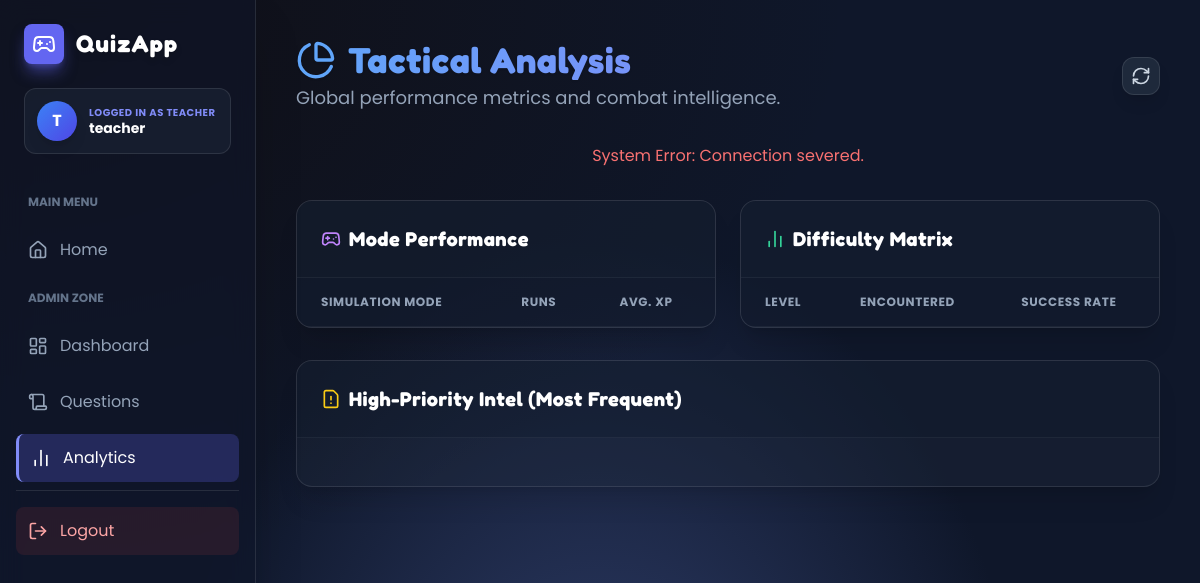
The page /teacher/analytics (signed in) on the database its author committed.
### models.py (models this page shows, shortened)
class User(UserMixin, db.Model):
    id = db.Column(db.Integer, primary_key=True)
    username = db.Column(db.String(120), unique=True, nullable=False)
    password_hash = db.Column(db.String(256), nullable=False)
    role = db.Column(db.Enum(Role), default=Role.STUDENT)

### teacher/routes.py (the view)
@teacher_bp.route("/analytics")
@login_required
@teacher_required
def analytics():
    data = get_analytics_data()
    return render_template("teacher_analytics.html", **data)

### models.py (called while the page is built)
@login_manager.user_loader
def load_user(user_id):
    try:
        return User.query.get(int(user_id))
    except Exception:
        return None

### teacher/routes.py (called while the page is built)
def teacher_required(func):
    @wraps(func)
    def wrapper(*args, **kwargs):
        if not hasattr(current_user, "role") or getattr(current_user.role, "value", None) != "teacher":
            flash("Unauthorized access.", "danger")
            return redirect(url_for("auth.index"))
        return func(*args, **kwargs)
    return wrapper

### templates/teacher_analytics.html (shortened to what this page needs)
{% extends "base.html" %}
{% block content %}
<div class="max-w-6xl mx-auto space-y-8 fade">
    <div class="flex flex-col md:flex-row items-start md:items-center justify-between gap-4">
        <div>
            <h1 class="text-4xl font-bold text-transparent bg-clip-text bg-gradient-to-r from-blue-400 to-indigo-400 font-game drop-shadow-sm flex items-center gap-3">
                <i data-lucide="pie-chart" class="text-blue-400 w-10 h-10"></i>
            </h1>
            <p class="text-slate-400 mt-1 text-lg">Global performance metrics and combat intelligence.</p>
        </div>
        <div class="flex gap-2">
            <button onclick="loadAnalytics()" class="p-2 rounded-xl bg-slate-800 hover:bg-slate-700 border border-white/10 text-slate-300 transition-all hover:rotate-180 duration-500 shadow-lg">
                <i data-lucide="refresh-cw" class="w-5 h-5"></i>
            </button>
        </div>
    </div>
    <div id="summary" class="grid grid-cols-1 md:grid-cols-2 gap-6">
    </div>
    <div class="grid grid-cols-1 lg:grid-cols-2 gap-6">
        <div class="bg-slate-800/40 backdrop-blur-md border border-white/10 rounded-2xl overflow-hidden shadow-xl flex flex-col">
            <div class="p-6 border-b border-white/5 bg-slate-900/30">
                <h3 class="text-xl font-bold text-white font-game flex items-center gap-2">
                    <i data-lucide="gamepad-2" class="text-purple-400 w-5 h-5"></i>
                    Mode Performance
                </h3>
            </div>
            <div class="p-0 overflow-x-auto">
                <table class="w-full text-left" id="perModeTable">
                    <thead class="bg-slate-900/50 text-xs font-bold text-slate-400 uppercase tracking-wider border-b border-white/5">
                        <tr>
                            <th class="px-6 py-4">Simulation Mode</th>
                            <th class="px-6 py-4">Runs</th>
                            <th class="px-6 py-4">Avg. XP</th>
                        </tr>
                    </thead>
                </table>
            </div>
        </div>
        <div class="bg-slate-800/40 backdrop-blur-md border border-white/10 rounded-2xl overflow-hidden shadow-xl flex flex-col">
            <div class="p-6 border-b border-white/5 bg-slate-900/30">
                <h3 class="text-xl font-bold text-white font-game flex items-center gap-2">
                    <i data-lucide="bar-chart-2" class="text-emerald-400 w-5 h-5"></i>
                    Difficulty Matrix
                </h3>
            </div>
            <div class="p-0 overflow-x-auto">
                <table class="w-full text-left" id="diffTable">
                    <thead class="bg-slate-900/50 text-xs font-bold text-slate-400 uppercase tracking-wider border-b border-white/5">
                        <tr>
                            <th class="px-6 py-4">Level</th>
                            <th class="px-6 py-4">Encountered</th>
                            <th class="px-6 py-4">Success Rate</th>
                        </tr>
                    </thead>
                </table>
            </div>
        </div>
    </div>
    <div class="bg-slate-800/40 backdrop-blur-md border border-white/10 rounded-2xl overflow-hidden shadow-xl">
        <div class="p-6 border-b border-white/5 bg-slate-900/30">
            <h3 class="text-xl font-bold text-white font-game flex items-center gap-2">
                <i data-lucide="file-warning" class="text-yellow-400 w-5 h-5"></i>
                High-Priority Intel (Most Frequent)
            </h3>
        </div>
        <div id="topQuestions" class="p-6 space-y-4">
        </div>
    </div>
</div>
{% endblock %}

### templates/base.html (shortened to what this page needs)
<!DOCTYPE html>
<html lang="en">
<head>
    <script src="https://cdn.tailwindcss.com"></script>
    <link rel="stylesheet" href="{{ url_for('static', filename='css/style.css') }}">
</head>
<body class="flex flex-col md:flex-row min-h-screen overflow-hidden">
    {% if current_user.is_authenticated %}
    <aside id="sidebar"
        class="w-full md:w-64 glass-sidebar text-slate-300 flex flex-col shadow-2xl z-20 shrink-0 h-screen overflow-y-auto">
        <div class="p-6 pb-2">
            <div class="flex items-center gap-3 mb-6">
                <div class="bg-indigo-500 p-2 rounded-lg shadow-lg shadow-indigo-500/50">
                    <i data-lucide="gamepad-2" class="text-white w-6 h-6"></i>
                </div>
                <h2 class="text-2xl font-bold text-white font-game tracking-wider drop-shadow-md">QuizApp</h2>
            </div>
            <div class="bg-slate-800/50 p-3 rounded-xl border border-white/10 mb-4 flex items-center gap-3">
                <div
                    class="w-10 h-10 rounded-full bg-gradient-to-br from-blue-500 to-indigo-600 flex items-center justify-center text-white font-bold shadow-lg">
                    {{ current_user.username[0] | upper }}
                </div>
                <div class="overflow-hidden">
                    <p class="text-[10px] font-bold text-indigo-400 uppercase tracking-wider truncate">
                        Logged in as {{ current_user.role.value | capitalize }}
                    </p>
                    <div class="font-bold text-white truncate text-sm leading-tight">{{ current_user.username }}</div>
                </div>
            </div>
        </div>
        <nav class="flex-1 px-4 space-y-2 pb-6">
            <div class="text-xs font-bold text-slate-500 uppercase px-3 py-2 mt-2">Main Menu</div>
            <a class="block p-3 rounded-lg nav-item flex items-center gap-3 {% if request.endpoint == 'auth.index' %}active{% endif %}" href="{{ url_for('auth.index') }}">
                <i data-lucide="home" class="w-5 h-5"></i>
                <span>Home</span>
            </a>
            {% if current_user.role is defined and current_user.role.value == "teacher" %}
            <div class="text-xs font-bold text-slate-500 uppercase px-3 py-2 mt-4">Admin Zone</div>
            <a class="block p-3 rounded-lg nav-item flex items-center gap-3 {% if 'teacher.dashboard' in request.endpoint %}active{% endif %}" href="{{ url_for('teacher.dashboard') }}">
                <i data-lucide="layout-dashboard" class="w-5 h-5"></i>
                <span>Dashboard</span>
            </a>
            <a class="block p-3 rounded-lg nav-item flex items-center gap-3 {% if 'teacher.questions' in request.endpoint %}active{% endif %}" href="{{ url_for('teacher.questions') }}">
                <i data-lucide="scroll" class="w-5 h-5"></i>
                <span>Questions</span>
            </a>
            <a class="block p-3 rounded-lg nav-item flex items-center gap-3 {% if 'teacher.analytics' in request.endpoint %}active{% endif %}" href="{{ url_for('teacher.analytics') }}">
                <i data-lucide="bar-chart-2" class="w-5 h-5"></i>
                <span>Analytics</span>
            </a>
            {% endif %}
            <div class="mt-8 pt-4 border-t border-white/10">
                <a href="{{ url_for('auth.logout') }}" class="block p-3 rounded-lg
              bg-red-500/10 text-red-300
              hover:bg-red-500/30 hover:text-red-100
              transition-all flex items-center gap-3 group">
                    <i data-lucide="log-out" class="w-5 h-5 transition-transform group-hover:-translate-x-1"></i>
                    <span>Logout</span>
                </a>
            </div>
        </nav>
    </aside>
    {% endif %}
    <main class="flex-1 p-6 md:p-10 fade h-screen overflow-y-auto relative">
        <div class="max-w-7xl mx-auto pb-20">
            {% block content %}{% endblock %}
        </div>
    </main>
</body>
</html>

### static/css/style.css (style rules this page uses)
:root { --game-bg: #0f172a; --game-glass: rgba(15, 23, 42, 0.6); --game-border: rgba(255, 255, 255, 0.1); --accent-indigo: #6366f1; --accent-purple: #a855f7; --accent-emerald: #10b981; --accent-red: #ef4444; }
body { font-family: 'Poppins', sans-serif; background-color: var(--game-bg); color: #e2e8f0; min-height: 100vh; background-image: radial-gradient(at 0% 0%, hsla(253, 16%, 7%, 1) 0, transparent 50%), radial-gradient(at 50% 100%, hsla(225, 39%, 30%, 1) 0, transparent 50%); background-attachment: fixed; }
h1, h2, h3, h4, .font-game { font-family: 'Fredoka', sans-serif; letter-spacing: 0.5px; }
.glass-sidebar { background: var(--game-glass); backdrop-filter: blur(12px); -webkit-backdrop-filter: blur(12px); border-right: 1px solid var(--game-border); }
.nav-item { transition: all 0.2s cubic-bezier(0.4, 0, 0.2, 1); position: relative; overflow: hidden; color: #94a3b8; }
.nav-item::before { content: ''; position: absolute; left: 0; top: 0; height: 100%; width: 3px; background: var(--accent-indigo); opacity: 0; transition: opacity 0.2s; }
.fade { animation: fadeUp 0.5s ease-out forwards; }

### templates/base.html (style rules this page uses)
:root { --game-bg: #0f172a; --sidebar-glass: rgba(15, 23, 42, 0.6); --border-glass: rgba(255, 255, 255, 0.1); }
body { font-family: 'Poppins', sans-serif; background-color: var(--game-bg); background-image: radial-gradient(at 0% 0%, hsla(253, 16%, 7%, 1) 0, transparent 50%), radial-gradient(at 50% 100%, hsla(225, 39%, 30%, 1) 0, transparent 50%); color: #e2e8f0; min-height: 100vh; }
h1, h2, h3, h4, .font-game { font-family: 'Fredoka', sans-serif; letter-spacing: 0.5px; }
.glass-sidebar { background: var(--sidebar-glass); backdrop-filter: blur(12px); border-right: 1px solid var(--border-glass); }
.nav-item { transition: all 0.2s cubic-bezier(0.4, 0, 0.2, 1); position: relative; overflow: hidden; }
.nav-item.active { background: rgba(99, 102, 241, 0.25); color: #fff; border-left: 3px solid #818cf8; border-radius: 0.5rem; }
.nav-item::before { content: ''; position: absolute; left: 0; top: 0; height: 100%; width: 4px; background: #818cf8; opacity: 0; transition: opacity 0.2s; }
.fade { animation: levelUpFade 0.5s ease-out forwards; }

### rows shown on the page
User: username "T", role.value "TEACHER", username "teacher"
